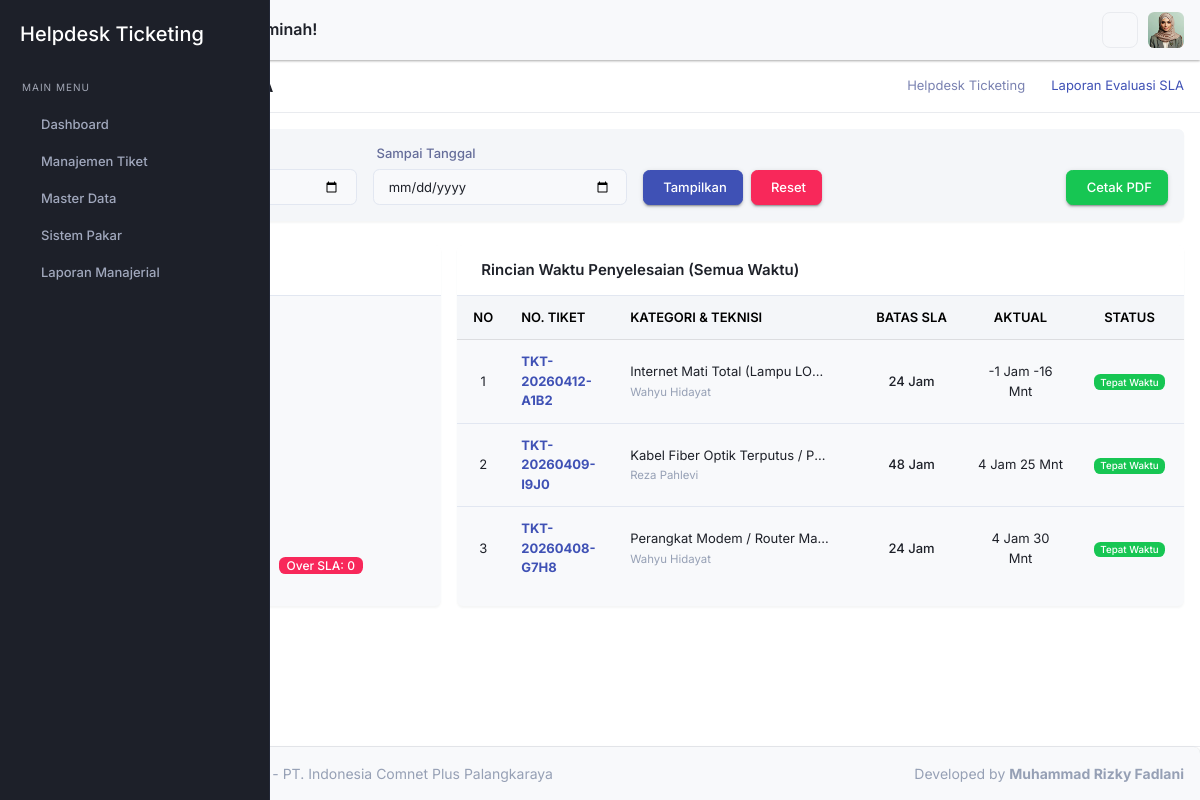
The page /admin/index.php?page=lap_evaluasi_sla (signed in) on the database its author committed.
### tables this page shows
CREATE TABLE `pengaturan` (
  `id_pengaturan` int(11) NOT NULL,
  `nama_aplikasi` varchar(100) NOT NULL DEFAULT 'yHelpdesk Ticketing',
  `nama_instansi` varchar(150) NOT NULL DEFAULT 'PT. ICON+',
  `telp_instansi` varchar(20) NOT NULL,
  `email_instansi` varchar(100) NOT NULL,
  `alamat_instansi` text NOT NULL,
  `nama_pimpinan` varchar(100) NOT NULL,
  `background_login` varchar(255) DEFAULT NULL,
  `nama_dev` varchar(100) NOT NULL,
  `npm_dev` varchar(30) NOT NULL,
  `updated_at` timestamp NOT NULL DEFAULT current_timestamp() ON UPDATE current_timestamp()
);

CREATE TABLE `tiket` (
  `id_tiket` int(11) NOT NULL,
  `no_tiket` varchar(30) NOT NULL,
  `id_pelanggan` int(11) NOT NULL,
  `id_kategori` int(11) NOT NULL,
  `id_karyawan_teknisi` int(11) DEFAULT NULL COMMENT 'Relasi ke karyawan dengan jabatan Teknisi',
  `tgl_lapor` datetime DEFAULT current_timestamp(),
  `keluhan_detail` text NOT NULL,
  `status_tiket` enum('Menunggu Diproses','Teknisi Menuju Lokasi','Sedang Diperbaiki','Selesai','Dibatalkan') DEFAULT 'Menunggu Diproses',
  `catatan_teknisi` text DEFAULT NULL,
  `tgl_selesai` datetime DEFAULT NULL
);

CREATE TABLE `kategori_gangguan` (
  `id_kategori` int(11) NOT NULL,
  `nama_kategori` varchar(100) NOT NULL,
  `SLA_jam` int(11) DEFAULT NULL COMMENT 'Service Level Agreement dalam hitungan Jam'
);

CREATE TABLE `karyawan` (
  `id_karyawan` int(11) NOT NULL,
  `nip_karyawan` varchar(30) NOT NULL,
  `nama_karyawan` varchar(100) NOT NULL,
  `jenis_kelamin` enum('Laki-laki','Perempuan') NOT NULL,
  `alamat` text NOT NULL,
  `no_whatsapp` varchar(15) NOT NULL,
  `email` varchar(100) DEFAULT NULL,
  `foto_profil` varchar(255) DEFAULT 'default_profil.png',
  `id_jabatan` int(11) NOT NULL,
  `status_ketersediaan` enum('Ready','Bertugas','Off') DEFAULT 'Ready' COMMENT 'Khusus untuk jabatan Teknisi',
  `created_at` timestamp NOT NULL DEFAULT current_timestamp()
);

### admin/inc/helper.php (called while the page is built, shortened)
<?php
function query($koneksi, $sql) {
    $hasil = mysqli_query($koneksi, $sql);
    return $hasil;
}
function sanitize($koneksi, $input) {
    return mysqli_real_escape_string($koneksi, htmlspecialchars(trim($input)));
}
?>

### admin/pages/lap_evaluasi_sla.php (the view, shortened to what this page needs)
<?php
$start_date = isset($_GET['start_date']) ? sanitize($koneksi, $_GET['start_date']) : '';
$end_date   = isset($_GET['end_date']) ? sanitize($koneksi, $_GET['end_date']) : '';
$sql_filter = "";
$subtitle_laporan = "Semua Waktu";
$q_sla = query($koneksi, "
    SELECT t.no_tiket, t.tgl_lapor, t.tgl_selesai,
           kg.nama_kategori, kg.SLA_jam,
           k.nama_karyawan as teknisi
    FROM tiket t
    JOIN kategori_gangguan kg ON t.id_kategori = kg.id_kategori
    LEFT JOIN karyawan k ON t.id_karyawan_teknisi = k.id_karyawan
    WHERE t.status_tiket = 'Selesai' $sql_filter
    ORDER BY t.tgl_selesai DESC
");
$data_tabel = [];
$count_tepat_waktu = 0;
$count_over_sla = 0;
while ($row = mysqli_fetch_assoc($q_sla)) {
    $waktu_awal = strtotime($row['tgl_lapor']);
    $waktu_akhir = strtotime($row['tgl_selesai']);
    $selisih_detik = $waktu_akhir - $waktu_awal;
    $selisih_jam_total = $selisih_detik / 3600;
    $jam   = floor($selisih_detik / 3600);
    $menit = floor(($selisih_detik % 3600) / 60);
    $durasi_teks = $jam . " Jam " . $menit . " Mnt";
    $batas_sla = (int)$row['SLA_jam'];
    if ($selisih_jam_total <= $batas_sla) {
        $status_sla = "Tepat Waktu";
        $count_tepat_waktu++;
    } else {
        $status_sla = "Over SLA";
        $count_over_sla++;
    }
    $row['durasi_aktual'] = $durasi_teks;
    $row['status_sla'] = $status_sla;
    $data_tabel[] = $row;
}
$total_tiket = $count_tepat_waktu + $count_over_sla;
?>
<div class="row">
    <div class="col-12">
        <div class="card shadow-sm mb-4">
            <div class="card-body bg-light rounded">
                <form action="" method="GET" class="row align-items-end g-3">
                    <div class="col-md-3">
                        <label class="form-label fw-medium"><i class="iconoir-calendar me-1"></i> Mulai Tanggal
                            (Selesai)</label>
                    </div>
                    <div class="col-md-3">
                        <label class="form-label fw-medium"><i class="iconoir-calendar me-1"></i> Sampai Tanggal</label>
                        <input type="date" class="form-control" name="end_date" value="<?= $end_date; ?>">
                    </div>
                    <div class="col-md-6">
                        <button type="submit" class="btn btn-primary me-1"><i class="fas fa-filter me-1"></i>
                            Tampilkan</button>
                        <a href="?page=lap_evaluasi_sla" class="btn btn-danger me-1"> Reset</a>
                        <a href="cetak_sla.php?start_date=<?= $start_date; ?>&end_date=<?= $end_date; ?>"
                            target="_blank" class="btn btn-success float-end">
                            <i class="fas fa-file-pdf me-1"></i> Cetak PDF
                        </a>
                    </div>
                </form>
            </div>
        </div>
        <div class="row">
            <div class="col-lg-4">
                <div class="card shadow-sm mb-4 h-100">
                    <div class="card-header bg-white border-bottom">
                        <h4 class="card-title text-dark mb-0"><i class="iconoir-pie-chart me-2"></i> Rasio Kepatuhan SLA
                        </h4>
                    </div>
                    <div class="card-body d-flex flex-column justify-content-center">
                        <?php if ($total_tiket > 0): ?>
                        <div id="chart_sla" class="apex-charts" style="min-height: 300px;"></div>
                        <div class="text-center mt-3">
                            <span class="badge bg-success px-2 py-1 fs-12 me-2">Tepat Waktu:
                                <?= $count_tepat_waktu; ?></span>
                            <span class="badge bg-danger px-2 py-1 fs-12">Over SLA: <?= $count_over_sla; ?></span>
                        </div>
                        <?php endif; ?>
                    </div>
                </div>
            </div>
            <div class="col-lg-8">
                <div class="card shadow-sm h-100">
                    <div class="card-header bg-white border-bottom">
                        <h4 class="card-title text-dark mb-0"><i class="iconoir-table-rows me-2"></i> Rincian Waktu
                            Penyelesaian (<?= $subtitle_laporan; ?>)</h4>
                    </div>
                    <div class="card-body p-0">
                        <div class="table-responsive">
                            <table class="table table-hover align-middle mb-0">
                                <thead class="table-light">
                                    <tr>
                                        <th width="5%" class="text-center px-3">No</th>
                                        <th width="15%">No. Tiket</th>
                                        <th>Kategori & Teknisi</th>
                                        <th width="15%" class="text-center">Batas SLA</th>
                                        <th width="15%" class="text-center">Aktual</th>
                                        <th width="15%" class="text-center">Status</th>
                                    </tr>
                                </thead>
                                <tbody>
                                    <?php if (count($data_tabel) > 0): ?>
                                    <?php $no = 1; foreach ($data_tabel as $tabel):
                                            $badge_status = ($tabel['status_sla'] == 'Tepat Waktu') ? 'bg-success' : 'bg-danger';
                                        ?>
                                    <tr>
                                        <td class="text-center px-3"><?= $no++; ?></td>
                                        <td><span
                                                class="fw-bold text-primary"><?= htmlspecialchars($tabel['no_tiket']); ?></span>
                                        </td>
                                        <td>
                                            <div class="text-truncate" style="max-width: 200px;"
                                                title="<?= htmlspecialchars($tabel['nama_kategori']); ?>">
                                                <?= htmlspecialchars($tabel['nama_kategori']); ?>
                                            </div>
                                            <small class="text-muted"><i class="iconoir-user-pin fs-12"></i>
                                                <?= htmlspecialchars($tabel['teknisi']); ?></small>
                                        </td>
                                        <td class="text-center fw-medium"><?= $tabel['SLA_jam']; ?> Jam</td>
                                        <td class="text-center"><?= $tabel['durasi_aktual']; ?></td>
                                        <td class="text-center">
                                            <span
                                                class="badge <?= $badge_status; ?>"><?= $tabel['status_sla']; ?></span>
                                        </td>
                                    </tr>
                                    <?php endforeach; ?>
                                    <?php else: ?>
                                    <tr>
                                        <td colspan="6" class="text-center py-4 text-muted">Data tidak ditemukan.</td>
                                    </tr>
                                    <?php endif; ?>
                                </tbody>
                            </table>
                        </div>
                    </div>
                </div>
            </div>
        </div>
    </div>
</div>

### admin/layout/sidebar.php (shortened to what this page needs)
<?php
$role = isset($_SESSION['role_akses']) ? $_SESSION['role_akses'] : '';
?>
<div class="startbar d-print-none">
    <div class="brand">
        <a href="index.php" class="logo">
            <span class="">
                <h4 class="text-white mt-3"><?= htmlspecialchars($pengaturan['nama_aplikasi']); ?></h4>
            </span>
        </a>
    </div>
    <div class="startbar-menu">
        <div class="startbar-collapse" id="startbarCollapse" data-simplebar>
            <div class="d-flex align-items-start flex-column w-100">
                <ul class="navbar-nav mb-auto w-100">
                    <li class="menu-label mt-2">
                        <span>Main Menu</span>
                    </li>
                    <li class="nav-item">
                        <a class="nav-link" href="?page=dashboard">
                            <span>Dashboard</span>
                        </a>
                    </li>
                    <?php if(in_array($role, ['Super Admin', 'Admin Dispatcher', 'Teknisi'])): ?>
                    <li class="nav-item">
                        <a class="nav-link" href="#sidebarTiket" data-bs-toggle="collapse" role="button"
                            aria-expanded="false" aria-controls="sidebarTiket">
                            <span>Manajemen Tiket</span>
                        </a>
                    </li>
                    <?php endif; ?>
                    <?php if(in_array($role, ['Super Admin', 'Admin Dispatcher'])): ?>
                    <li class="nav-item">
                        <a class="nav-link" href="#sidebarMaster" data-bs-toggle="collapse" role="button"
                            aria-expanded="false" aria-controls="sidebarMaster">
                            <span>Master Data</span>
                        </a>
                    </li>
                    <?php endif; ?>
                    <?php if(in_array($role, ['Super Admin', 'Admin Dispatcher'])): ?>
                    <li class="nav-item">
                        <a class="nav-link" href="#sidebarSPK" data-bs-toggle="collapse" role="button"
                            aria-expanded="false" aria-controls="sidebarSPK">
                            <span>Sistem Pakar</span>
                        </a>
                    </li>
                    <?php endif; ?>
                    <?php if(in_array($role, ['Super Admin', 'Admin Dispatcher', 'Pimpinan'])): ?>
                    <li class="nav-item">
                        <a class="nav-link" href="#sidebarLaporan" data-bs-toggle="collapse" role="button"
                            aria-expanded="false" aria-controls="sidebarLaporan">
                            <span>Laporan Manajerial</span>
                        </a>
                    </li>
                    <?php endif; ?>
                </ul>
            </div>
        </div>
    </div>
</div>

### admin/index.php (shortened to what this page needs)
<?php
require_once 'inc/koneksi.php';
require_once 'inc/helper.php';
$page = isset($_GET['page']) ? sanitize($koneksi, $_GET['page']) : 'dashboard';
$q_pengaturan = query($koneksi, "SELECT * FROM pengaturan LIMIT 1");
$pengaturan = mysqli_fetch_assoc($q_pengaturan);
$daftar_judul = [
    'dashboard'         => 'Dashboard Utama',
    'jabatan'          => 'Jabatan Karyawan',
    'area_cover'          => 'Manajemen Cover Area',
    'karyawan'          => 'Manajemen Karyawan',
    'pelanggan'         => 'Data Pelanggan',
    'paket'             => 'Paket Layanan',
    'kategori_gangguan' => 'Kategori Gangguan',
    'tiket_masuk'       => 'Tiket Masuk',
    'tiket_proses'      => 'Tiket Diproses',
    'tiket_selesai'     => 'Riwayat Tiket Selesai',
    'spk_gejala'        => 'Data Gejala (SPK)',
    'spk_solusi'        => 'Data Solusi (SPK)',
    'spk_rule'          => 'Rule Base (SPK)',
    'laporan'           => 'Laporan Manajerial',
    'lap_tren_gangguan'   => 'Laporan Tren Gangguan',
    'lap_kinerja_teknisi' => 'Laporan Kinerja Teknisi (KPI)',
    'lap_evaluasi_sla'    => 'Laporan Evaluasi SLA',
    'lap_distribusi'      => 'Laporan Distribusi Area',
    'lap_rekap_pelanggan' => 'Laporan Rekap Pelanggan',
    'lap_tiket_terkini'   => 'Status Tiket Terkini',
    'profil'            => 'Profil Saya',
    'pengaturan'        => 'Pengaturan Sistem'
];
$judul_aktif = isset($daftar_judul[$page]) ? $daftar_judul[$page] : 'Halaman Tidak Ditemukan';
include 'layout/header.php';
include 'layout/topbar.php';
include 'layout/sidebar.php';
?>
<div class="page-title-box">
    <div class="container-fluid">
        <div class="row gap-0">
            <div class="col-sm-12">
                <div class="page-title-content d-sm-flex justify-content-sm-between align-items-center">
                    <h4 class="page-title mt-3 mt-md-0"><?= $judul_aktif; ?></h4>
                    <div class="">
                        <ol class="breadcrumb mb-0">
                            <li class="breadcrumb-item"><a
                                    href="index.php"><?= htmlspecialchars($pengaturan['nama_aplikasi']); ?></a></li>
                            <li class="breadcrumb-item active"><?= $judul_aktif; ?></li>
                        </ol>
                    </div>
                </div>
            </div>
        </div>
    </div>
</div>
<div class="page-wrapper">
    <div class="page-content">
        <div class="container-fluid">
            <?php
            if (file_exists("pages/$page.php")) {
                include "pages/$page.php";
            }
            ?>
        </div>
        <?php include 'layout/footer.php'; ?>

### admin/layout/footer.php (shortened to what this page needs)
<footer class="footer text-center text-sm-start d-print-none">
    <div class="container-fluid">
        <div class="row">
            <div class="col-12 px-0">
                <div class="card mb-0 rounded-bottom-0 border-0">
                    <div class="card-body">
                        <p class="text-muted mb-0">
                            <?= htmlspecialchars($pengaturan['nama_aplikasi']); ?> -
                            <?= htmlspecialchars($pengaturan['nama_instansi']); ?>
                            <span class="text-muted d-none d-sm-inline-block float-end">
                                Developed by
                                <strong><?= htmlspecialchars($pengaturan['nama_dev']); ?></strong>
                            </span>
                        </p>
                    </div>
                </div>
            </div>
        </div>
    </div>
</footer>
</div>
</div>
</body>
</html>

### rows shown on the page
pengaturan: nama_aplikasi "Helpdesk Ticketing", nama_instansi "PT. Indonesia Comnet Plus Palangkaraya", nama_dev "Muhammad Rizky Fadlani"
tiket: no_tiket "TKT-20260412-A1B2", id_kategori.nama_kategori "Internet Mati Total (Lampu LO…", id_karyawan_teknisi.nama_karyawan "Wahyu Hidayat", id_kategori.SLA_jam "24", durasi_aktual "-1 Jam -16 Mnt", status_sla "Tepat Waktu"
tiket: no_tiket "TKT-20260409-I9J0", id_kategori.nama_kategori "Kabel Fiber Optik Terputus / P…", id_karyawan_teknisi.nama_karyawan "Reza Pahlevi", id_kategori.SLA_jam "48", durasi_aktual "4 Jam 25 Mnt", status_sla "Tepat Waktu"
tiket: no_tiket "TKT-20260408-G7H8", id_kategori.nama_kategori "Perangkat Modem / Router Ma…", id_karyawan_teknisi.nama_karyawan "Wahyu Hidayat", id_kategori.SLA_jam "24", durasi_aktual "4 Jam 30 Mnt", status_sla "Tepat Waktu"

### other values the page prints
$judul_aktif "Laporan Evaluasi SLA"
$count_over_sla "0"
$subtitle_laporan "Semua Waktu"
